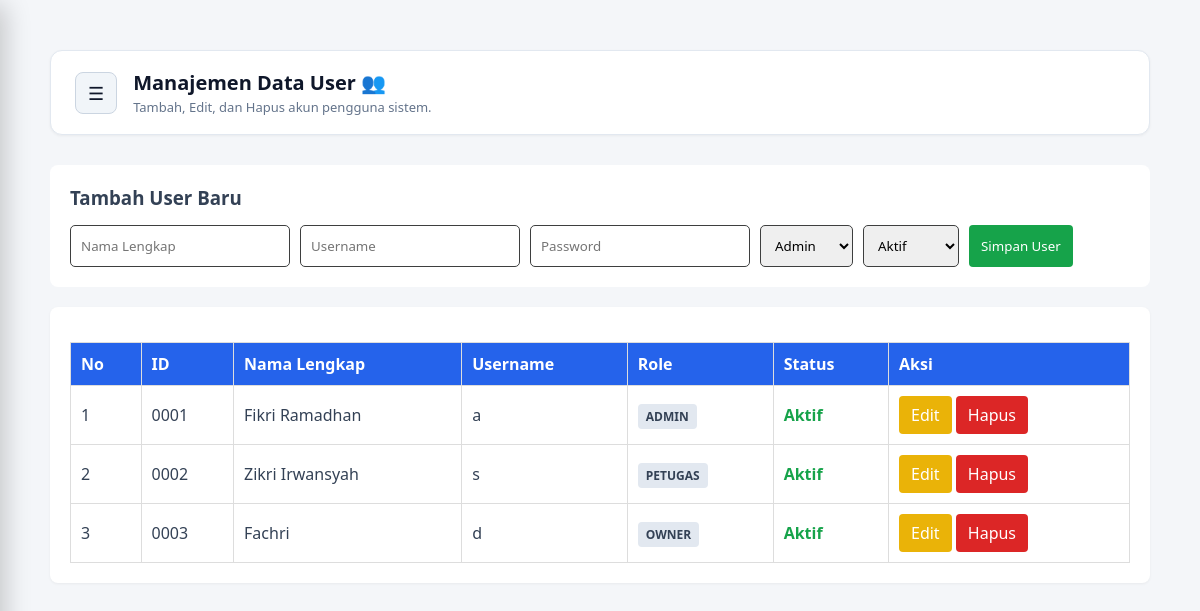
The app's page /admin/php-admin/user.php (signed in) with its own data.
### tables this page shows
CREATE TABLE `tb_user` (
  `id_user` int(11) NOT NULL,
  `nama_lengkap` varchar(50) NOT NULL,
  `username` varchar(50) NOT NULL,
  `password` varchar(100) NOT NULL,
  `role` enum('admin','petugas','owner') NOT NULL,
  `status_aktif` tinyint(1) NOT NULL DEFAULT 1
);

### admin/php-admin/user.php (the view, shortened to what this page needs)
<?php
require_once '../../config/koneksi.php';
$users = mysqli_query($koneksi, "SELECT * FROM tb_user ORDER BY id_user ASC");
?>
<!DOCTYPE html>
<html lang="id">
<head>
    <link rel="stylesheet" href="../css-admin/dashboard.css?v=<?= time(); ?>">
    <link rel="stylesheet" href="../css-admin/user.css?v=<?= time(); ?>">
</head>
<body>
    <div class="content">
        <div class="header">
            <div class="header-left">
                <button class="menu-toggle" id="btnToggle" title="Buka Menu">☰</button>
                <div>
                    <h2>Manajemen Data User 👥</h2>
                    <p>Tambah, Edit, dan Hapus akun pengguna sistem.</p>
                </div>
            </div>
        </div>
        <div class="form-box">
            <h3 style="margin-bottom: 15px;">Tambah User Baru</h3>
            <form action="" method="POST" style="display: flex; gap: 10px; flex-wrap: wrap;">
                <input type="text" name="nama_lengkap" placeholder="Nama Lengkap" required>
                <input type="text" name="username" placeholder="Username" required>
                <input type="password" name="password" placeholder="Password" required>
                <select name="role">
                    <option value="admin">Admin</option>
                </select>
                <select name="status_aktif">
                    <option value="1">Aktif</option>
                </select>
                <button type="submit" name="tambah" class="btn btn-add">Simpan User</button>
            </form>
        </div>
        <div style="overflow-x: auto; background: white; padding: 20px; border-radius: 8px; box-shadow: 0 1px 3px rgba(0,0,0,0.05);">
            <table>
                <thead>
                    <tr>
                        <th>No</th>
                        <th>ID</th>
                        <th>Nama Lengkap</th>
                        <th>Username</th>
                        <th>Role</th>
                        <th>Status</th>
                        <th>Aksi</th>
                    </tr>
                </thead>
                <tbody>
                    <?php
                    $no = 1;
                    while($row = mysqli_fetch_assoc($users)):
                        $id_terformat = sprintf("%04d", $row['id_user']);
                    ?>
                    <tr>
                        <td><?= $no++; ?></td>
                        <td><?= $id_terformat; ?></td>
                        <td><?= htmlspecialchars($row['nama_lengkap']); ?></td>
                        <td><?= htmlspecialchars($row['username']); ?></td>
                        <td><span style="background: #e2e8f0; padding: 4px 8px; border-radius: 4px; font-size: 12px; font-weight: bold;"><?= strtoupper($row['role']); ?></span></td>
                        <td>
                            <?php if($row['status_aktif'] == 1): ?>
                                <span style="color: #16a34a; font-weight: bold;">Aktif</span>
                            <?php else: ?>
                                <span style="color: #dc2626; font-weight: bold;">Nonaktif</span>
                            <?php endif; ?>
                        </td>
                        <td>
                            <a href="user_edit.php?id=<?= $row['id_user']; ?>" class="btn btn-edit">Edit</a>
                            <a href="user.php?hapus=<?= $row['id_user']; ?>" onclick="return confirm('Yakin hapus user ini?')" class="btn btn-delete">Hapus</a>
                        </td>
                    </tr>
                    <?php endwhile; ?>
                </tbody>
            </table>
        </div>
    </div>
</body>
</html>

### admin/css-admin/dashboard.css (style rules this page uses)
* { margin: 0; padding: 0; box-sizing: border-box; font-family: "Segoe UI", system-ui, -apple-system, sans-serif; }
body { background-color: #f8fafc; color: #334155; display: flex; min-height: 100vh; position: relative; overflow-x: hidden; }
.content { flex: 1; padding: 30px; overflow-y: auto; width: 100%; }
.header { background-color: #ffffff; padding: 18px 24px; border-radius: 12px; box-shadow: 0 1px 3px rgba(0, 0, 0, 0.05); margin-bottom: 30px; border: 1px solid #e2e8f0; }
.header-left { display: flex; align-items: center; gap: 16px; }
.menu-toggle { background-color: #f1f5f9; color: #0f172a; border: 1px solid #cbd5e1; padding: 8px 12px; border-radius: 8px; font-size: 18px; cursor: pointer; transition: all 0.2s ease; display: flex; align-items: center; justify-content: center; }
.header h2 { font-size: 20px; color: #0f172a; margin-bottom: 2px; }
.header p { color: #64748b; font-size: 13px; }

### admin/css-admin/user.css (style rules this page uses)
body { font-family: Arial, sans-serif; padding: 20px; background: #f4f6f9; }
table { width: 100%; border-collapse: collapse; background: #fff; margin-top: 15px; }
th, td { border: 1px solid #ddd; padding: 10px; text-align: left; }
th { background-color: #2563eb; color: white; }
.form-box { background: #fff; padding: 20px; border-radius: 8px; margin-bottom: 20px; }
.btn { padding: 8px 12px; border: none; cursor: pointer; text-decoration: none; display: inline-block; border-radius: 4px; }
.btn-add { background: #16a34a; color: white; padding: 12px; }
.btn-edit { background: #eab308; color: white; }
.btn-delete { background: #dc2626; color: white; }
input, select { padding: 10px; border: #3e3f3f solid 1px; border-radius: 5px; }

### records on screen
tb_user: id_user "0001", nama_lengkap "Fikri Ramadhan", username "a", role "ADMIN", status_aktif "Aktif"
tb_user: id_user "0002", nama_lengkap "Zikri Irwansyah", username "s", role "PETUGAS", status_aktif "Aktif"
tb_user: id_user "0003", nama_lengkap "Fachri", username "d", role "OWNER", status_aktif "Aktif"
